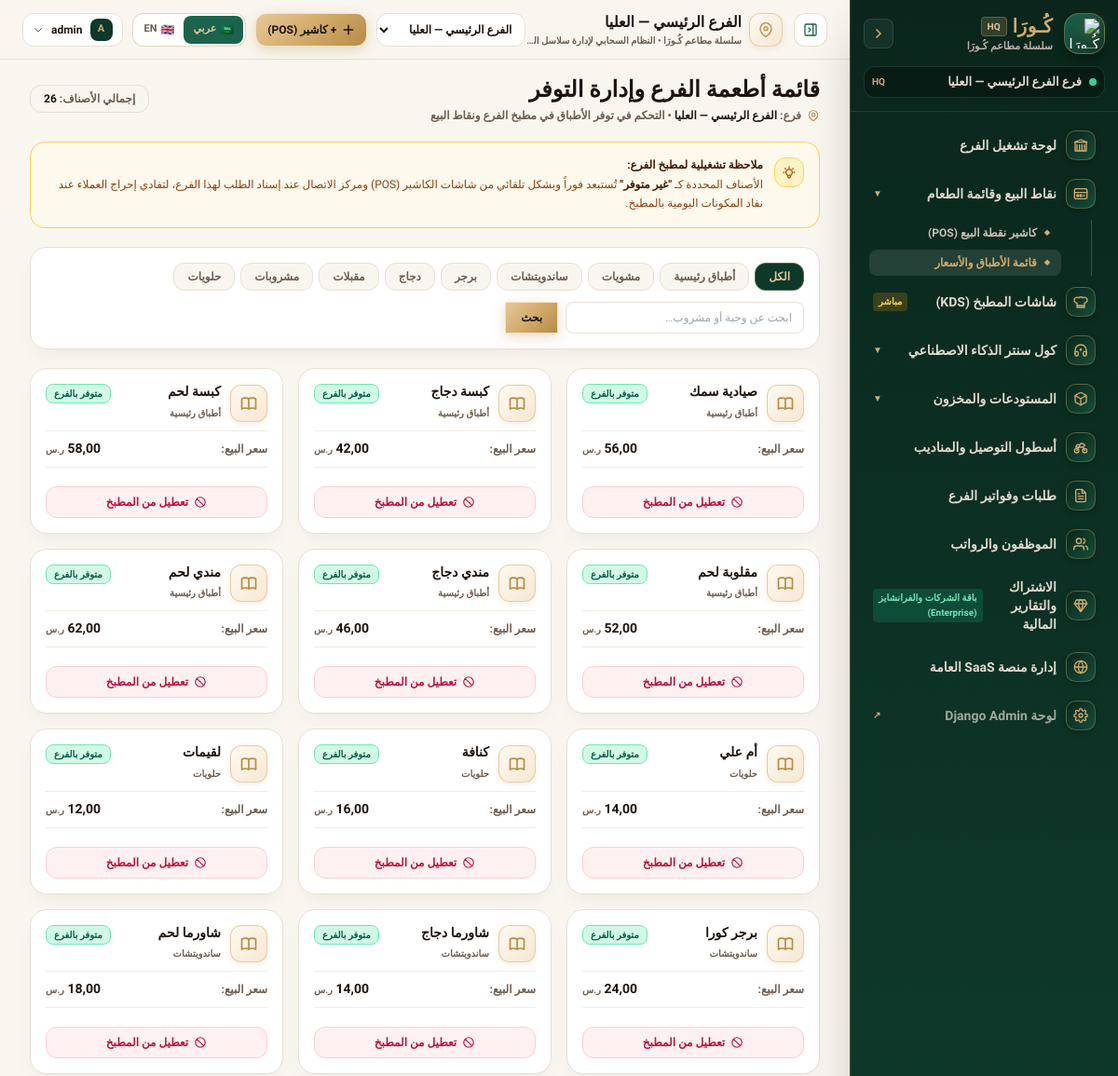
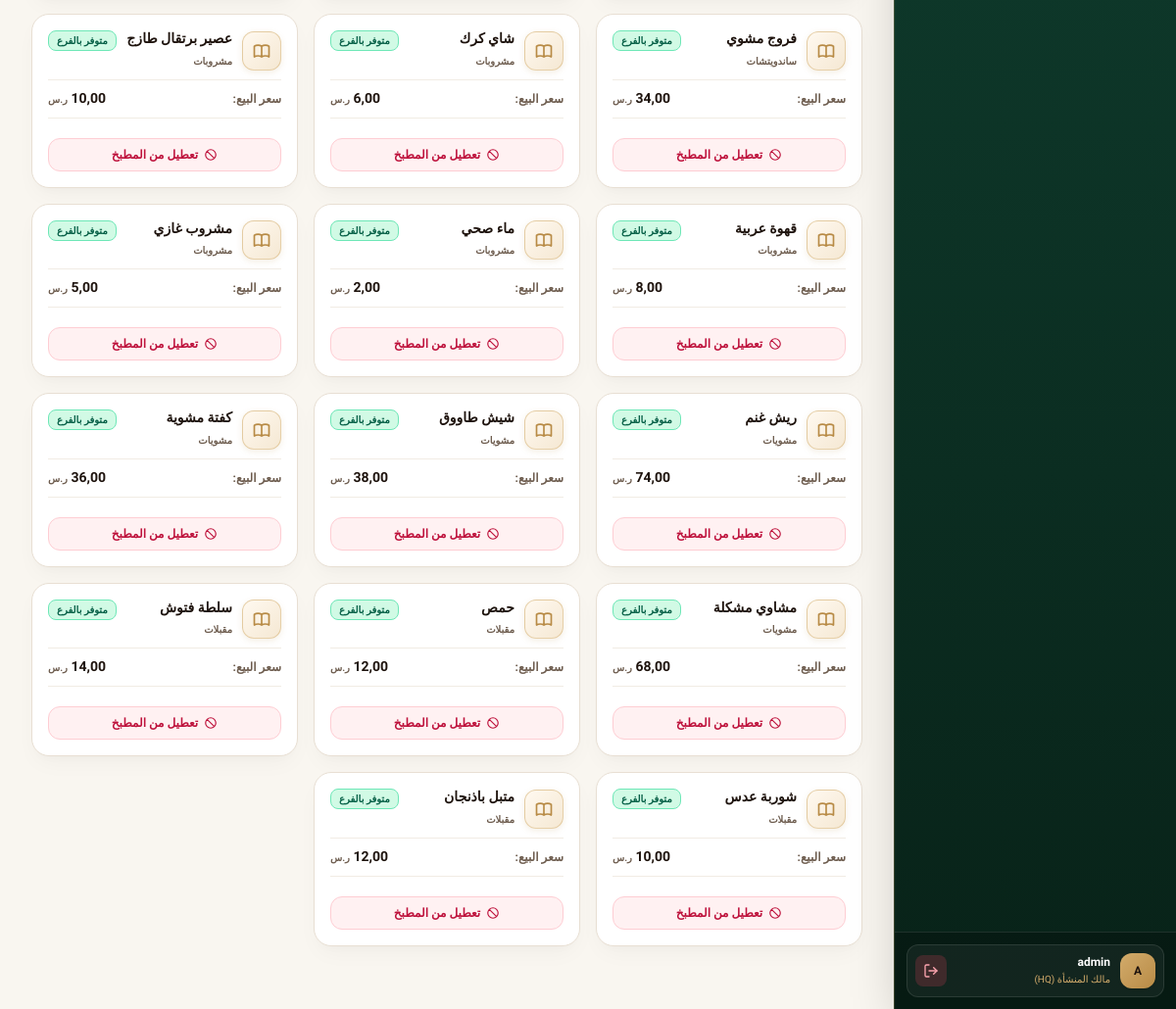
The page /branch/menu/ (signed in) on the database as committed earlier (2 pictures, top to bottom).
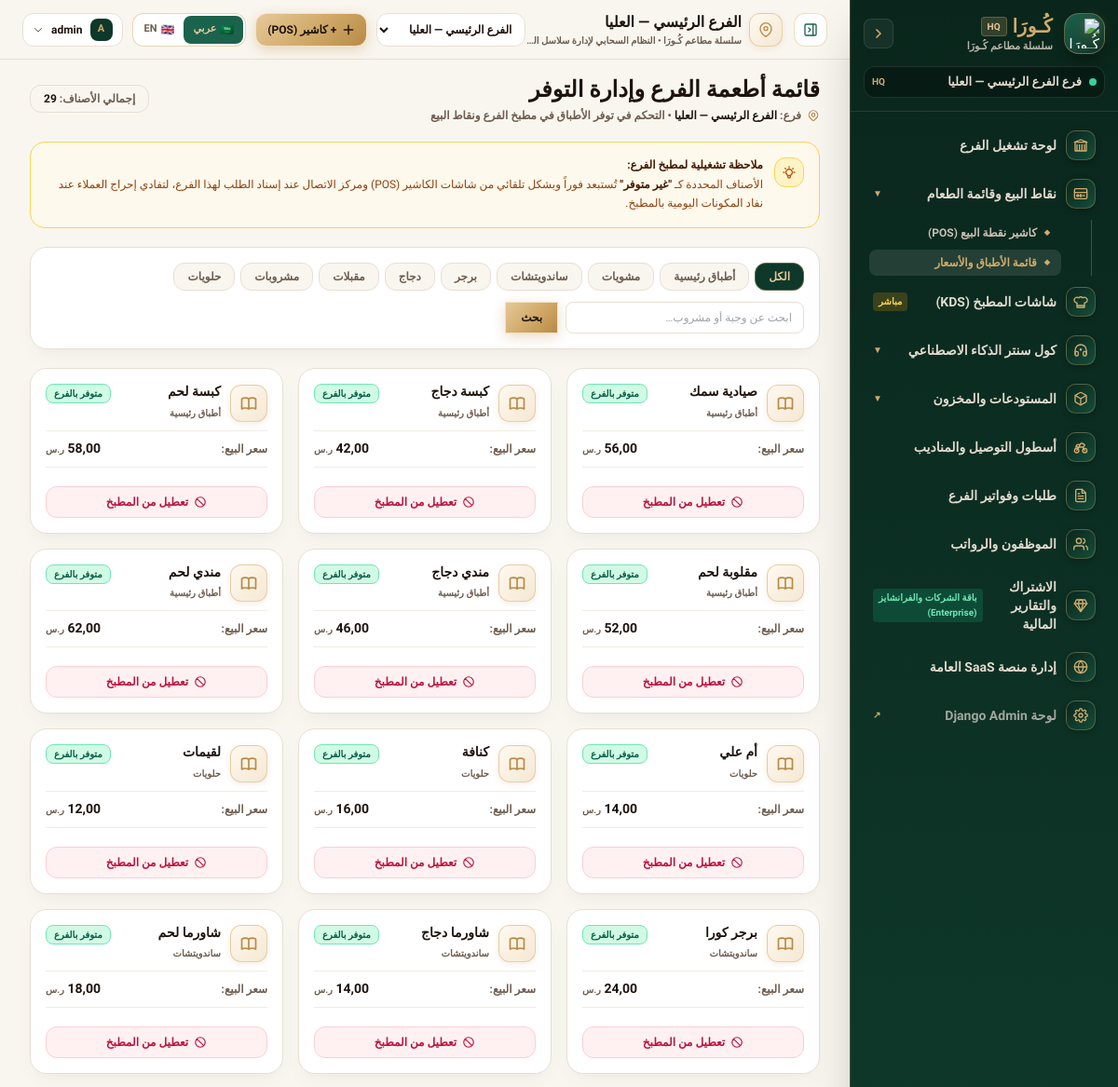
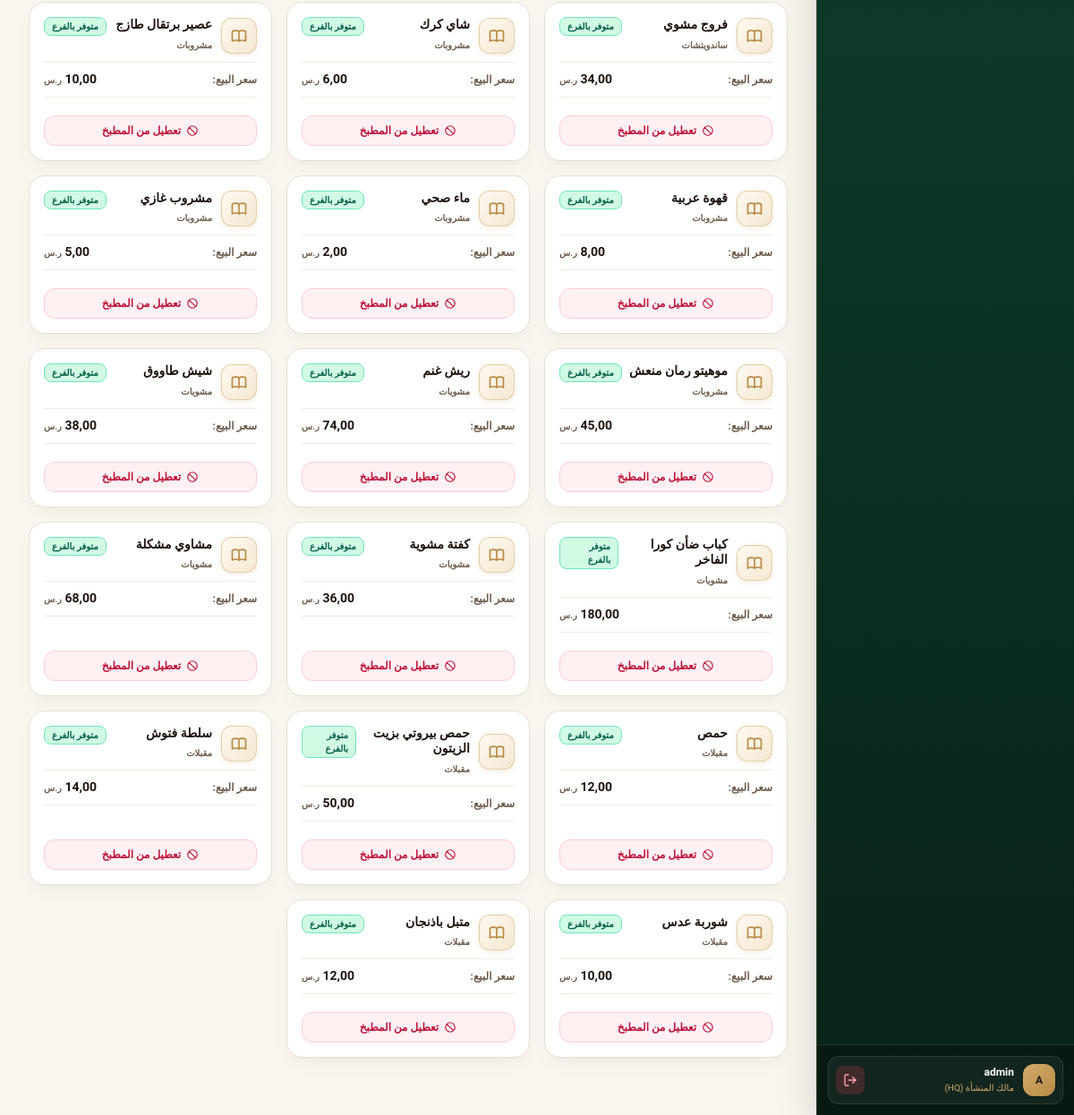
The same page on the database as committed later (2 pictures, top to bottom).
### core/models.py (models this page shows, shortened)
class MenuItem(models.Model):
    tenant = models.ForeignKey(
        Tenant,
        on_delete=models.CASCADE,
        related_name="menu_items",
        null=True,
        blank=True,
        verbose_name="المستأجر / المنشأة",
    )
    name = models.CharField(max_length=255, verbose_name="اسم الصنف")
    category = models.CharField(max_length=100, verbose_name="الفئة")
    price = models.DecimalField(max_digits=8, decimal_places=2, default=0.00, verbose_name="سعر البيع")
    cost = models.DecimalField(max_digits=8, decimal_places=2, default=0.00, verbose_name="التكلفة")
    emoji = models.CharField(max_length=20, default="", blank=True, verbose_name="أيقونة")
    available = models.BooleanField(default=True, verbose_name="متوفر")
    class Meta:
        verbose_name = "صنف منيو"
        verbose_name_plural = "قائمة الطعام"
        ordering = ["id"]

### core/views.py (the view)
# urls.py: path("branch/menu/", views.branch_menu_view, name="branch_menu"),
@login_required
@ensure_csrf_cookie
def branch_menu_view(request):
    if not user_has_perm(request.user, "manage_menu"):
        return HttpResponseForbidden("غير مصرح لك بإدارة قائمة الطعام")
    tenant = get_active_tenant(request)
    branch = get_active_branch(request)
    categories = ["الكل", "أطباق رئيسية", "مشويات", "ساندويتشات", "برجر", "دجاج", "مقبلات", "مشروبات", "حلويات"]
    cat_filter = request.GET.get("cat", "الكل")
    search = request.GET.get("q", "").strip()
    menu_qs = MenuItem.objects.filter(tenant=tenant).order_by("category", "name")
    if cat_filter != "الكل":
        menu_qs = menu_qs.filter(category=cat_filter)
    if search:
        menu_qs = menu_qs.filter(name__icontains=search)
    branch_avail_map = {}
    if branch:
        for av in BranchMenuAvailability.objects.filter(branch=branch):
            branch_avail_map[av.menu_item_id] = av.is_available
    items_data = []
    for item in menu_qs:
        if branch:
            is_avail = branch_avail_map.get(item.id, item.available)
        else:
            is_avail = item.available
        items_data.append({
            "item": item,
            "is_available": is_avail,
        })
    context = {
        "tenant": tenant,
        "branch": branch,
        "items_data": items_data,
        "categories": categories,
        "selected_cat": cat_filter,
        "search_query": search,
    }
    return render(request, "branch_menu.html", context)

### core/models.py (called while the page is built)
    def is_subscription_active(self):
        if not self.is_active:
            return False
        if self.subscription_status in ["active", "trial"]:
            if self.subscription_end and self.subscription_end < timezone.now():
                return False
            return True
        return False

    def days_until_expiry(self):
        if not self.subscription_end:
            return 999
        diff = (self.subscription_end - timezone.now()).total_seconds()
        return max(0, int(diff // 86400))

### core/views.py (called while the page is built, shortened)
def get_active_tenant(request):
    if hasattr(request, "tenant") and request.tenant:
        return request.tenant

def get_active_branch(request):
    tenant = get_active_tenant(request)
    profile = getattr(request.user, "profile", None)
    is_owner = request.user.is_superuser or (profile and (profile.role in ["owner", "platform_admin"] or profile.is_platform_admin))
    if not is_owner and profile and profile.branch:
        return profile.branch
    active_id = request.session.get("active_branch_id")
    if active_id:
        qs = Branch.objects.filter(id=active_id)
        if tenant:
            qs = qs.filter(tenant=tenant)
        return qs.first()
    return None

### templates/branch_menu.html (shortened to what the changed rows need)
{% extends "base.html" %}
{% block content %}
<div id="branchMenuApp" class="space-y-5 font-body">
    <div class="flex flex-col sm:flex-row sm:items-center sm:justify-between gap-3">
        <div>
            <h1 class="text-2xl font-bold font-royal text-ink">قائمة أطعمة الفرع وإدارة التوفر</h1>
        </div>
        <div class="flex items-center gap-2">
            <span class="rounded-xl bg-paper border border-line px-3.5 py-1.5 text-xs font-bold text-soft shadow-2xs">
                إجمالي الأصناف: <span class="font-extrabold text-ink font-body">{{ items_data|length }}</span>
            </span>
        </div>
    </div>
    <div class="classic-card p-4 space-y-3">
        <form method="GET" action="{% url 'branch_menu' %}" class="flex flex-wrap items-center justify-between gap-3">
            <div class="flex flex-wrap gap-1.5">
                {% for c in categories %}
                <a
                    href="?cat={{ c }}{% if search_query %}&q={{ search_query }}{% endif %}"
                    class="rounded-xl px-3.5 py-1.5 text-xs font-bold transition-all {% if selected_cat == c %}bg-[#0E382A] text-[#E6C898] border border-[#D2AB6B]/40 shadow-xs{% else %}bg-paper text-soft hover:text-ink border border-line hover:border-[#D2AB6B]{% endif %}"
                >
                    {{ c }}
                </a>
                {% endfor %}
            </div>
        </form>
    </div>
    <div class="grid grid-cols-1 sm:grid-cols-2 md:grid-cols-3 xl:grid-cols-4 gap-4">
        {% for row in items_data %}
        <div
            id="item-card-{{ row.item.id }}"
            class="classic-card p-4 flex flex-col justify-between transition-all duration-200 hover:border-[#D2AB6B] hover:shadow-md {% if not row.is_available %}opacity-70 bg-paper/60 border-bad-200{% endif %}"
        >
            <div>
                <div class="flex items-start justify-between gap-2 mb-2">
                    <div class="flex items-center gap-2.5">
                        <span class="medallion-icon-light flex h-10 w-10 items-center justify-center rounded-xl shadow-2xs">
                        </span>
                        <div>
                            <h3 class="font-bold text-sm text-ink leading-tight">{{ row.item.name }}</h3>
                            <span class="text-[10px] font-bold text-soft">{{ row.item.category }}</span>
                        </div>
                    </div>
                    <span
                        id="badge-{{ row.item.id }}"
                        class="rounded-lg px-2 py-0.5 text-[10px] font-bold {% if row.is_available %}bg-emerald-100 text-emerald-800 border border-emerald-300{% else %}bg-rose-100 text-rose-800 border border-rose-300{% endif %}"
                    >
                        {% if row.is_available %}متوفر بالفرع{% else %}غير متوفر (نافد){% endif %}
                    </span>
                </div>
                <div class="flex items-center justify-between text-xs py-2 my-2 border-y border-line/60">
                    <span class="text-soft font-bold">سعر البيع:</span>
                    <span class="font-extrabold text-ink font-body text-sm">{{ row.item.price }} <span class="text-[10px] font-bold text-soft">ر.س</span></span>
                </div>
            </div>
            <div class="mt-2 pt-1">
                <button
                    type="button"
                    id="btn-{{ row.item.id }}"
                    onclick="toggleItemAvailability({{ row.item.id }}, '{{ row.item.name|escapejs }}')"
                    class="w-full rounded-xl py-2 px-3 text-xs font-black transition-all flex items-center justify-center gap-1.5 shadow-2xs {% if row.is_available %}bg-rose-50 text-rose-700 border border-rose-200 hover:bg-rose-100{% else %}bg-emerald-700 text-white hover:bg-emerald-800{% endif %}"
                >
                    {% if row.is_available %}
                        <svg class="w-3.5 h-3.5" fill="none" stroke="currentColor" viewBox="0 0 24 24"><path stroke-linecap="round" stroke-linejoin="round" stroke-width="2" d="M18.364 18.364A9 9 0 005.636 5.636m12.728 12.728A9 9 0 015.636 5.636m12.728 12.728L5.636 5.636"/></svg>
                        <span>تعطيل من المطبخ</span>
                    {% else %}
                        <svg class="w-3.5 h-3.5" fill="none" stroke="currentColor" viewBox="0 0 24 24"><path stroke-linecap="round" stroke-linejoin="round" stroke-width="2" d="M5 13l4 4L19 7"/></svg>
                        <span>إعادة التفعيل بالفرع</span>
                    {% endif %}
                </button>
            </div>
        </div>
        {% endfor %}
    </div>
</div>
{% endblock %}

Rows that differ between the two databases and show on the page:
added MenuItem: item.name "موهيتو رمان منعش", item.category "مشروبات", item.price "45,00"
added MenuItem: item.name "كباب ضأن كورا الفاخر", item.category "مشويات", item.price "180,00"
added MenuItem: item.name "حمص بيروتي بزيت الزيتون", item.category "مقبلات", item.price "50,00"
Other text that changed with them:
{{ items_data|length }}: "26" → "29"
